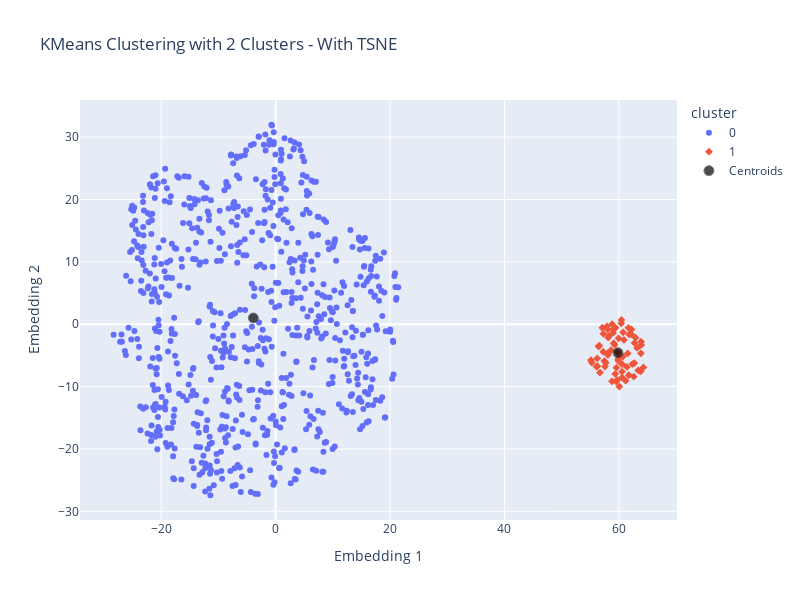

Notebook code for this chart:
### Markdown cell above
No seguinte gráfico podemos ver 2 clusters bem definidos e isolados.

### Code cell
# Get the centroids
centers = model.cluster_centers_

# Plot using Plotly Express
fig = px.scatter(df_tsne, x=df_tsne['Embedding 1'], y=df_tsne['Embedding 2'], color='cluster', symbol='cluster', 
                 title=f'KMeans Clustering with {num_clusters} Clusters - With TSNE',
                 color_continuous_scale=px.colors.qualitative.Vivid, width=800, height=600, hover_data=['Name', 'Total', 'Type 1', 'Type 2', 'Legendary'])

# Add centroids as scatter points
centroid_fig = fig.add_scatter(x=centers[:, 0], y=centers[:, 1], mode='markers',
                               marker=dict(size=10, color='black', symbol='circle', line=dict(width=1)), name = 'Centroids', opacity = 0.7)

# Show the plot with centroids
centroid_fig.show()

### Figure 1 — Plotly figure (JSON) as saved in the notebook; plotly's stock layout.template omitted (floating-point values rounded to 4 significant figures; data arrays with more than 128 entries replaced by an {"elided": "..."} marker saying what was removed)
{"data": [{"customdata": {"elided": "735x5 mixed values"}, "hovertemplate": "cluster=0<br>Embedding 1=%{x}<br>Embedding 2=%{y}<br>Name=%{customdata[0]}<br>Total=%{customdata[1]}<br>Type 1=%{customdata[2]}<br>Type 2=%{customdata[3]}<br>Legendary=%{customdata[4]}<extra></extra>", "legendgroup": "0", "marker": {"color": "#636efa", "symbol": "circle"}, "mode": "markers", "name": "0", "orientation": "v", "showlegend": true, "type": "scatter", "x": {"elided": "735 float values"}, "xaxis": "x", "y": {"elided": "735 float values"}, "yaxis": "y"}, {"customdata": {"elided": "65x5 mixed values"}, "hovertemplate": "cluster=1<br>Embedding 1=%{x}<br>Embedding 2=%{y}<br>Name=%{customdata[0]}<br>Total=%{customdata[1]}<br>Type 1=%{customdata[2]}<br>Type 2=%{customdata[3]}<br>Legendary=%{customdata[4]}<extra></extra>", "legendgroup": "1", "marker": {"color": "#EF553B", "symbol": "diamond"}, "mode": "markers", "name": "1", "orientation": "v", "showlegend": true, "type": "scatter", "x": [63.85, 63.87, 63.89, 63.38, 64.28, 63.82, 62.91, 62.73, 60.55, 61.17, 63.17, 58.79, 60.08, 59.56, 62.15, 62.19, 61.8, 61.66, 61.72, 62.6, 60.7, 61.54, 60.41, 60.45, 60.54, 62.37, 62.7, 59.7, 61.41, 59.36, 59.57, 60.58, 56.24, 56.08, 60.88, 59.87, 56.43, 56.58, 60.73, 59.76, 58.61, 59.9, 57.46, 57.56, 57.7, 57.26, 59.09, 59.27, 58.13, 58.26, 58.03, 57.11, 58.05, 58.08, 58.99, 58.81, 59.41, 58.98, 57.91, 57.29, 56.69, 55.28, 56.21, 55.12, 59.94], "xaxis": "x", "y": [-4.663, -2.807, -3.332, -7.402, -6.92, -7.561, -2.158, -3.004, -8.553, -9.051, -3.807, -9.164, -9.999, -9.215, -1.619, -0.8377, -1.632, -0.5813, -8.18, -8.399, -5.182, -4.691, 0.1538, 0.682, -7.613, -6.384, -6.234, -8.929, -6.841, -7.978, -6.971, -6.418, -6.728, -6.805, -2.523, -5.593, -3.545, -3.453, -1.294, -4.506, -4.168, -5.877, -5.914, -6.782, -6.194, -4.416, -3.042, -3.297, -2.14, -1.878, -0.8169, -0.5638, -4.657, -4.919, -0.8839, 0.01115, -0.5779, -1.396, -0.3513, -1.526, -7.746, -6.158, -5.491, -5.772, -2.267], "yaxis": "y"}, {"marker": {"color": "black", "line": {"width": 1}, "size": 10, "symbol": "circle"}, "mode": "markers", "name": "Centroids", "opacity": 0.7, "type": "scatter", "x": [-3.897, 59.83], "y": [1.01, -4.562]}], "layout": {"height": 600, "legend": {"title": {"text": "cluster"}, "tracegroupgap": 0}, "title": {"text": "KMeans Clustering with 2 Clusters - With TSNE"}, "width": 800, "xaxis": {"anchor": "y", "domain": [0, 1], "title": {"text": "Embedding 1"}}, "yaxis": {"anchor": "x", "domain": [0, 1], "title": {"text": "Embedding 2"}}}}
